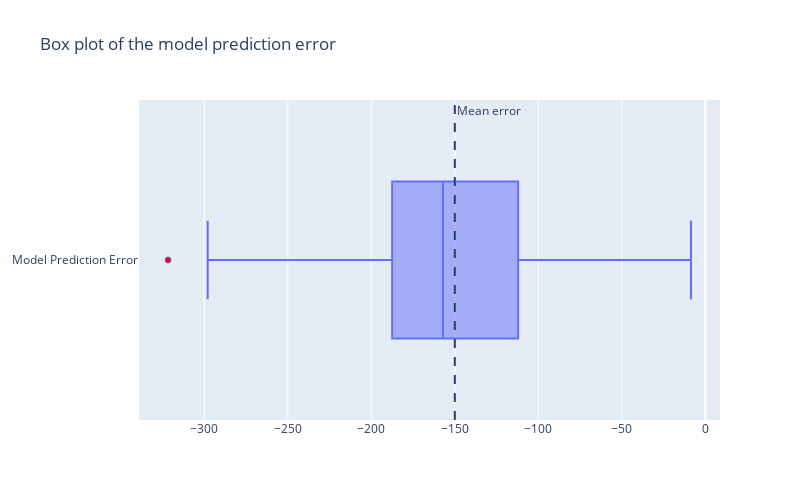

Notebook cell for this chart:
### Code cell
check.run(test, clf)

### Figure 1 — Plotly figure (JSON) as saved in the notebook; plotly's stock layout.template omitted (floating-point values rounded to 4 significant figures; data arrays with more than 128 entries replaced by an {"elided": "..."} marker saying what was removed)
{"data": [{"boxpoints": "suspectedoutliers", "marker": {"outliercolor": "red"}, "name": "Model Prediction Error", "type": "box", "x": {"elided": "146 float values"}}], "layout": {"annotations": [{"showarrow": false, "text": "Mean error", "x": -150.0, "xanchor": "left", "xref": "x", "y": 1, "yanchor": "top", "yref": "y domain"}], "height": 500, "shapes": [{"line": {"dash": "dash"}, "type": "line", "x0": -150.0, "x1": -150.0, "xref": "x", "y0": 0, "y1": 1, "yref": "y domain"}], "title": {"text": "Box plot of the model prediction error"}, "width": 800}}
